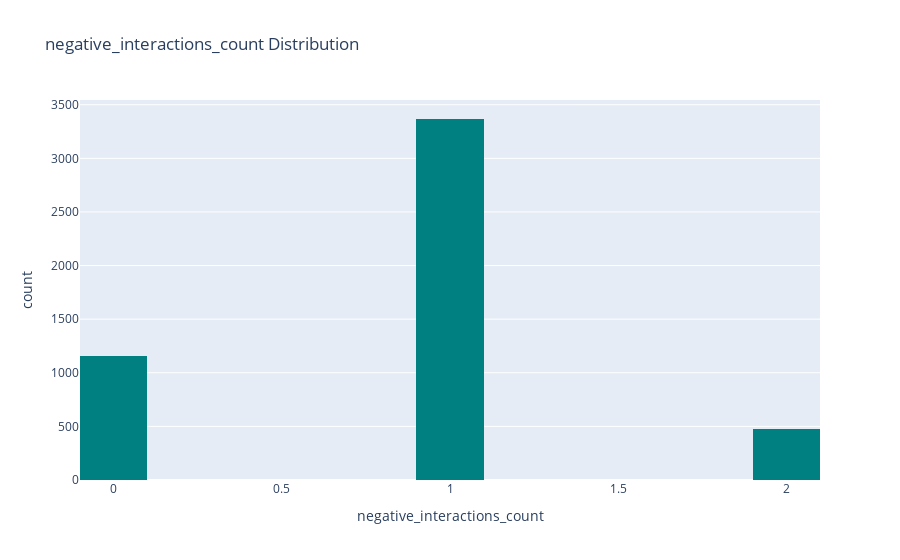
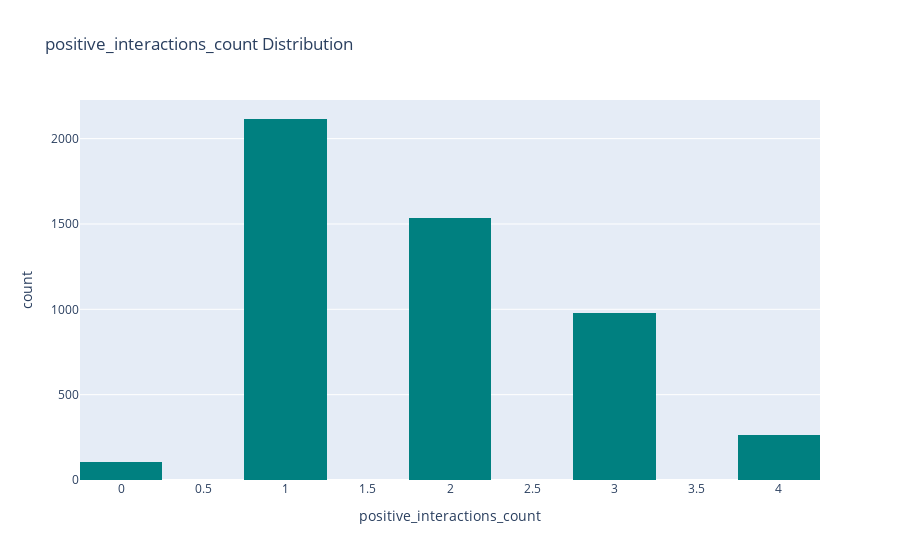
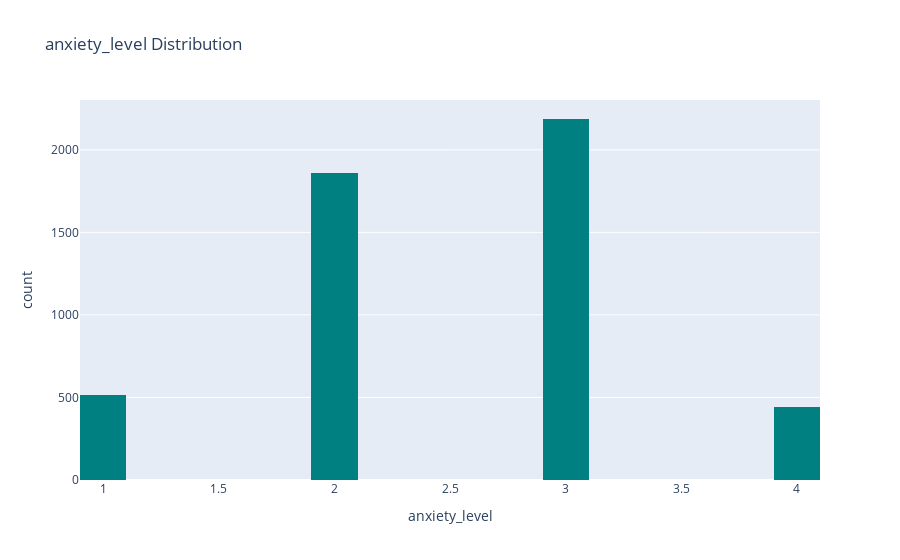
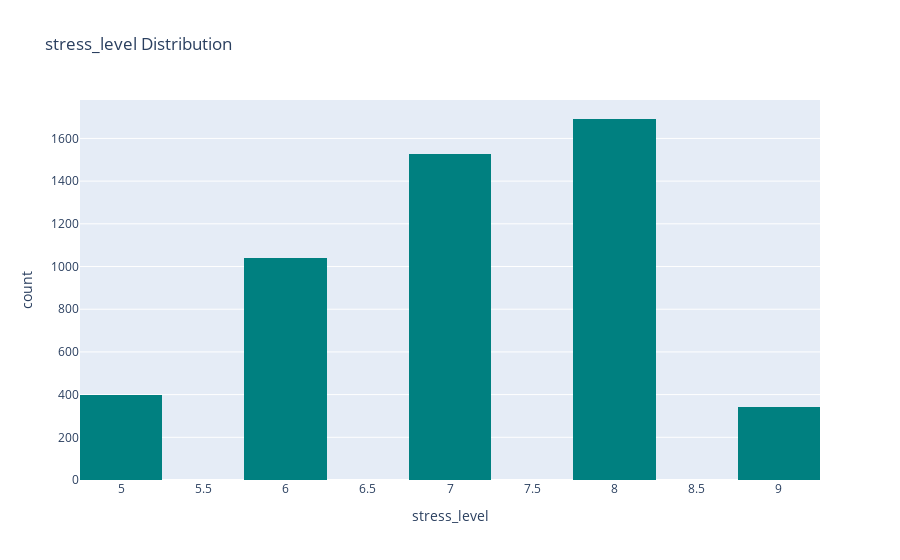

These figures' notebook cell, in order:
### Code cell
cols = ['negative_interactions_count','positive_interactions_count','anxiety_level','stress_level','mood_level']

for col in cols:
    px.histogram(
        train, 
        x=col, 
        nbins=20,
        title=f"{col} Distribution",
        color_discrete_sequence=['teal']
    ).show()

### Figure 1 — Plotly figure (JSON) as saved in the notebook; plotly's stock layout.template omitted (floating-point values rounded to 4 significant figures; data arrays with more than 128 entries replaced by an {"elided": "..."} marker saying what was removed)
{"data": [{"bingroup": "x", "hovertemplate": "negative_interactions_count=%{x}<br>count=%{y}<extra></extra>", "legendgroup": "", "marker": {"color": "teal", "pattern": {"shape": ""}}, "name": "", "nbinsx": 20, "orientation": "v", "showlegend": false, "type": "histogram", "x": {"elided": "5000 int values"}, "xaxis": "x", "yaxis": "y"}], "layout": {"barmode": "relative", "legend": {"tracegroupgap": 0}, "title": {"text": "negative_interactions_count Distribution"}, "xaxis": {"anchor": "y", "domain": [0, 1], "title": {"text": "negative_interactions_count"}}, "yaxis": {"anchor": "x", "domain": [0, 1], "title": {"text": "count"}}}}

### Figure 2 — Plotly figure (JSON) as saved in the notebook; plotly's stock layout.template omitted (floating-point values rounded to 4 significant figures; data arrays with more than 128 entries replaced by an {"elided": "..."} marker saying what was removed)
{"data": [{"bingroup": "x", "hovertemplate": "positive_interactions_count=%{x}<br>count=%{y}<extra></extra>", "legendgroup": "", "marker": {"color": "teal", "pattern": {"shape": ""}}, "name": "", "nbinsx": 20, "orientation": "v", "showlegend": false, "type": "histogram", "x": {"elided": "5000 int values"}, "xaxis": "x", "yaxis": "y"}], "layout": {"barmode": "relative", "legend": {"tracegroupgap": 0}, "title": {"text": "positive_interactions_count Distribution"}, "xaxis": {"anchor": "y", "domain": [0, 1], "title": {"text": "positive_interactions_count"}}, "yaxis": {"anchor": "x", "domain": [0, 1], "title": {"text": "count"}}}}

### Figure 3 — Plotly figure (JSON) as saved in the notebook; plotly's stock layout.template omitted (floating-point values rounded to 4 significant figures; data arrays with more than 128 entries replaced by an {"elided": "..."} marker saying what was removed)
{"data": [{"bingroup": "x", "hovertemplate": "anxiety_level=%{x}<br>count=%{y}<extra></extra>", "legendgroup": "", "marker": {"color": "teal", "pattern": {"shape": ""}}, "name": "", "nbinsx": 20, "orientation": "v", "showlegend": false, "type": "histogram", "x": {"elided": "5000 int values"}, "xaxis": "x", "yaxis": "y"}], "layout": {"barmode": "relative", "legend": {"tracegroupgap": 0}, "title": {"text": "anxiety_level Distribution"}, "xaxis": {"anchor": "y", "domain": [0, 1], "title": {"text": "anxiety_level"}}, "yaxis": {"anchor": "x", "domain": [0, 1], "title": {"text": "count"}}}}

### Figure 4 — Plotly figure (JSON) as saved in the notebook; plotly's stock layout.template omitted (floating-point values rounded to 4 significant figures; data arrays with more than 128 entries replaced by an {"elided": "..."} marker saying what was removed)
{"data": [{"bingroup": "x", "hovertemplate": "stress_level=%{x}<br>count=%{y}<extra></extra>", "legendgroup": "", "marker": {"color": "teal", "pattern": {"shape": ""}}, "name": "", "nbinsx": 20, "orientation": "v", "showlegend": false, "type": "histogram", "x": {"elided": "5000 int values"}, "xaxis": "x", "yaxis": "y"}], "layout": {"barmode": "relative", "legend": {"tracegroupgap": 0}, "title": {"text": "stress_level Distribution"}, "xaxis": {"anchor": "y", "domain": [0, 1], "title": {"text": "stress_level"}}, "yaxis": {"anchor": "x", "domain": [0, 1], "title": {"text": "count"}}}}
